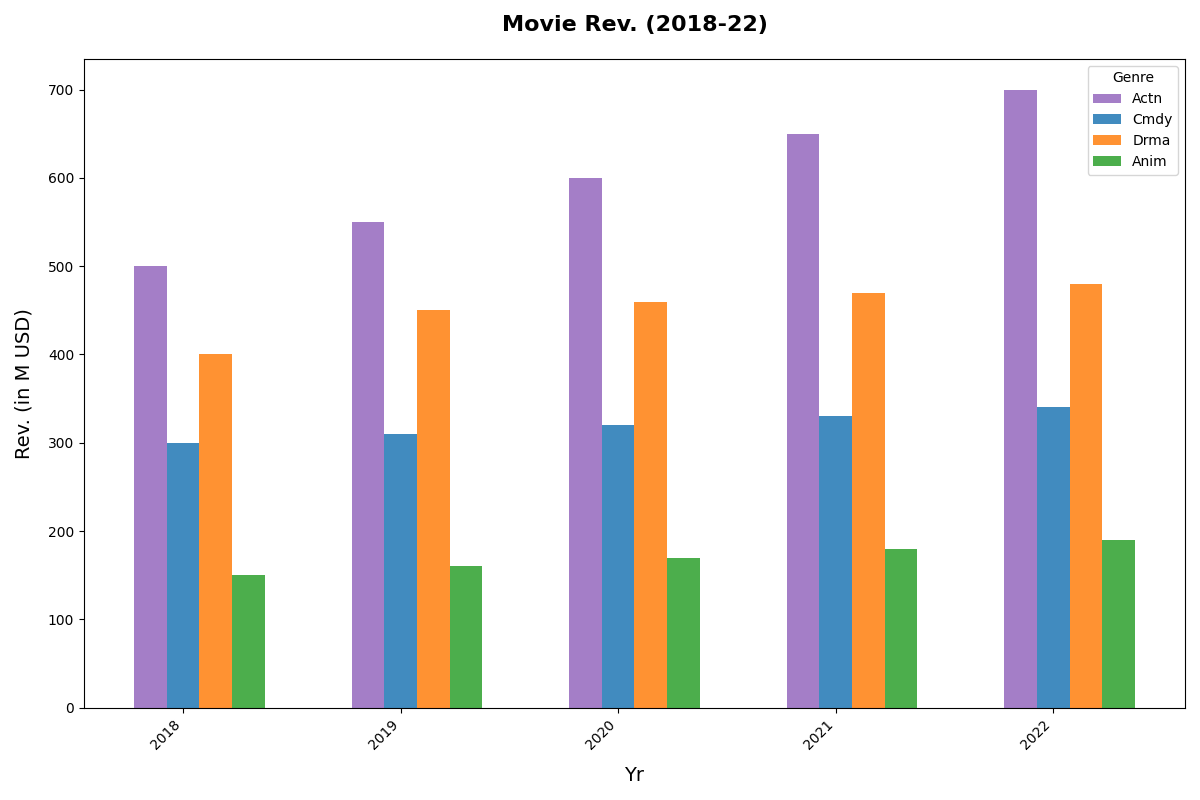

Here is the Python script that generated this plot:
import matplotlib.pyplot as plt
import numpy as np

years = np.arange(2018, 2023)
action = np.array([500, 550, 600, 650, 700])
comedy = np.array([300, 310, 320, 330, 340])
drama = np.array([400, 450, 460, 470, 480])
animation = np.array([150, 160, 170, 180, 190])

# Original colors: ['#1f77b4', '#ff7f0e', '#2ca02c', '#9467bd']
colors = ['#9467bd', '#1f77b4', '#ff7f0e', '#2ca02c']  # Shuffled colors

fig, ax = plt.subplots(figsize=(12, 8))

bar_width = 0.15
x_indices = np.arange(len(years))

ax.bar(x_indices - bar_width, action, width=bar_width, color=colors[0], alpha=0.85, label='Actn')
ax.bar(x_indices, comedy, width=bar_width, color=colors[1], alpha=0.85, label='Cmdy')
ax.bar(x_indices + bar_width, drama, width=bar_width, color=colors[2], alpha=0.85, label='Drma')
ax.bar(x_indices + 2*bar_width, animation, width=bar_width, color=colors[3], alpha=0.85, label='Anim')

ax.set_title('Movie Rev. (2018-22)', fontsize=16, fontweight='bold', pad=20)
ax.set_xlabel('Yr', fontsize=14, labelpad=10)
ax.set_ylabel('Rev. (in M USD)', fontsize=14, labelpad=10)

ax.set_xticks(x_indices)
ax.set_xticklabels(years, rotation=45, ha='right')
ax.legend(title="Genre")

plt.tight_layout()
plt.show()
